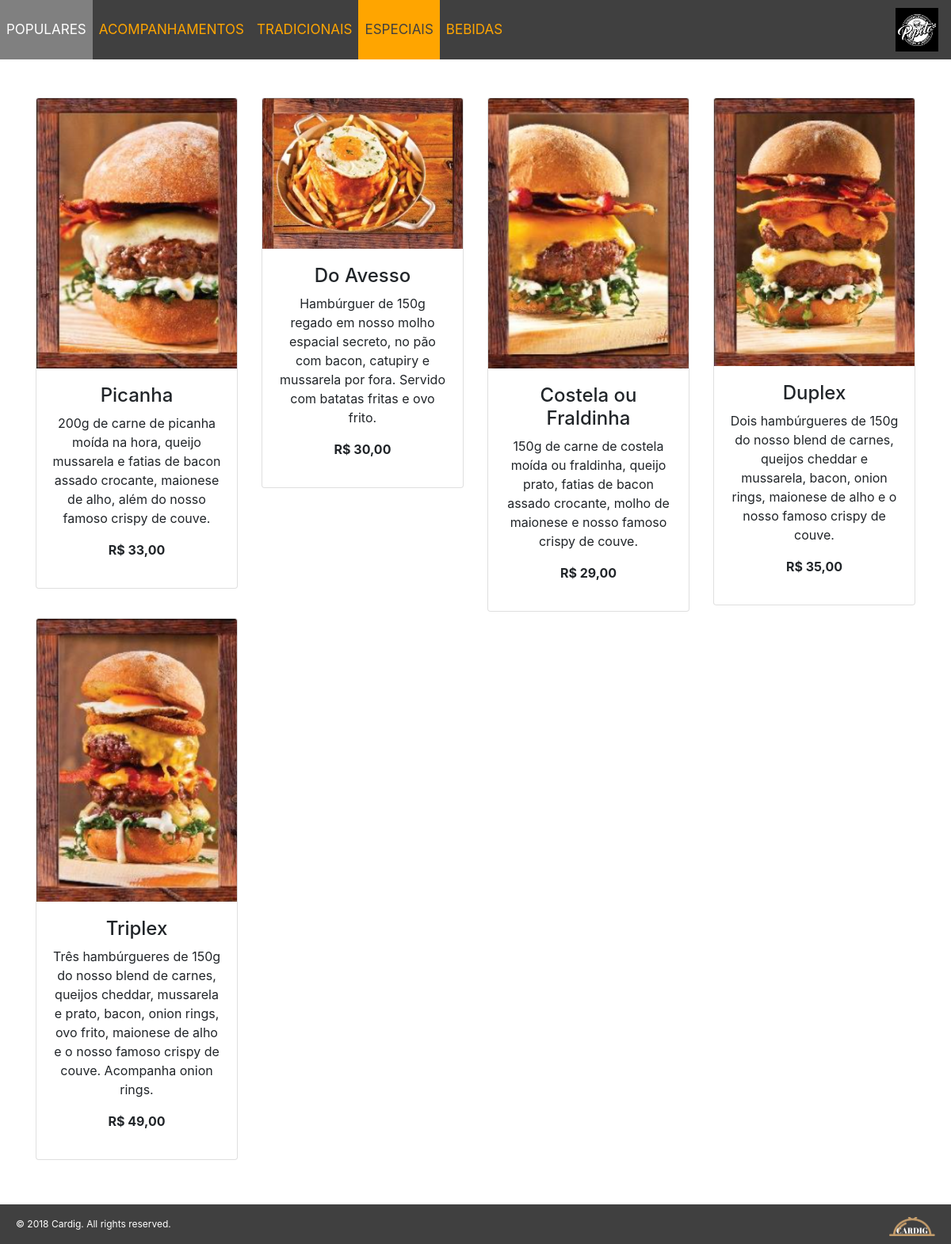
Page /cardapio/especiais.php on the committed database.
### tables this page shows
CREATE TABLE IF NOT EXISTS `meal` (
  `id_meal` int(11) NOT NULL,
  `name` varchar(50) NOT NULL,
  `description` varchar(800) NOT NULL,
  `src_photo` varchar(100) NOT NULL,
  `id_category` int(11) NOT NULL,
  `enable` varchar(1) NOT NULL,
  `enablePop` int(11) DEFAULT NULL
);

CREATE TABLE IF NOT EXISTS `price` (
  `id_price` int(11) NOT NULL,
  `description` varchar(100) NOT NULL,
  `price` float NOT NULL,
  `id_meal` int(11) NOT NULL,
  `enable` varchar(1) NOT NULL
);

### cardapio/especiais.php (the view, shortened to what this page needs)
<?php
    include('connection.php');
    $scriptSQLMeal = "SELECT meal.id_meal, meal.name, meal.description, meal.src_photo, meal.enable FROM meal, category WHERE meal.id_category = category.id_category && category.name = 'Especiais'";
    $resultMeal = $conn->query($scriptSQLMeal);
    $numero_registros=$resultMeal->num_rows;
?>
<!DOCTYPE html>
<html lang="pt-BR">
    <head>
        <link rel="stylesheet" type="text/css" href="../css/style.css">
        <link rel="stylesheet" type="text/css" href="../css/bootstrap.min.css">
        <link rel="stylesheet" href="../js/bootstrap.min.js">
    </head>
    <body>
        <nav class="navbar navbar-expand-sm my-nav" style="background-color: #404040;">
              <div class="collapse navbar-collapse" id="navbarNav">
                <ul class="navbar-nav">
                  <li class="nav-item">
                    <a class="nav-link" href="./home.php">POPULARES</a>
                  </li>
                  <li class="nav-item">
                    <a class="nav-link" href="./acompanhamentos.php">ACOMPANHAMENTOS</a>
                  </li>
                  <li class="nav-item">
                    <a class="nav-link" href="./tradicionais.php">TRADICIONAIS</a>
                  </li>
                  <li class="nav-item active">
                    <a class="nav-link" href="./especiais.php">ESPECIAIS</a>
                  </li>
                  <li class="nav-item">
                    <a class="nav-link" href="./bebidas.php">BEBIDAS</a>
                  </li>
                </ul>
              </div>
							<a class="navbar-brand">
								<img src="../Imagens/LogoCliente.png" class="float-right" width="10%" height="10%" alt="Pepitos">
							</a>
            </nav>
      <br>
      <br>
			<?php
				if ($numero_registros == 0) {
			?>
				<h1>Não há registros de produtos</h1>
			<?php
				} else {
			?>
					<div class="container text-center">
					<div class= "row">
				<?php
					$prodCount = 1;
					while($vetor=$resultMeal->fetch_object()) {
							$scriptSQLPrice = "SELECT price.price, price.enable, price.description FROM price, meal WHERE price.id_meal = meal.id_meal && price.id_meal = ".$vetor->id_meal."";
							$resultPrice = $conn->query($scriptSQLPrice);
						if ($vetor->enable == 1) {
				?>
							<div class= "col-lg-3 col-md-3 mb-2">
								<div class= "card">
									<img class="card-img-top" src="../Imagens/<?php echo $vetor->src_photo?>">
									<div class="card-body">
										<h4><?php echo $vetor->name;?></h4>
										<p><?php echo $vetor->description;?></p>
										<?php
											while ($p=$resultPrice->fetch_object()) {
												if ($p->enable == 1) {
										?>
														<p><strong>
																echo $p->description;?> - <?php
														echo 'R$ ' . number_format($p->price, 2, ',', '.');?></strong></p>
										<?php
												}
											}
										?>
									</div>
								</div>
							</div>
				<?php
					}
					else {
						$prodCount--;
					}
				?>
			<?php
						if ($prodCount % 4 == 0) {
							echo '</div><div class= "row">';
						}
						$prodCount++;
					}
			?>
						</div>
					</div>
			<?php
				}
			?>
			<br><br>
			<footer class="mojFooter">
				<div class="footertexto py-3">
					© 2018 Cardig. All rights reserved.
                  <img src="../Imagens/logo.png" class="float-right" width="5%" alt="Cardig">
				</div>
			</footer>
    </body>
</html>

### css/style.css (style rules this page uses)
.navbar { background-color: #404040; font-size: 17px; height: 75px; padding: 0 !important; }
.my-nav .nav-link { color: orange; }
.navbar-nav a { padding: 25px 0; }
.active { background-color: orange; }
.active a { color: #404040 !important; }
.footertexto { bottom: 5px; width: 100%; background-color: #404040; color: white; text-align: left; font-size: 12px; margin-bottom: -10px; padding: 20px; min-height: 5px; }

### rows in the picture
meal: src_photo (picture), name "Picanha", description "200g de carne de picanha moída na hora, queijo mussarela e fatias de bacon assado crocante, maionese de alho, além do nosso famoso crispy de couve."
price: price "33,00"
meal: src_photo (picture), name "Do Avesso", description "Hambúrguer de 150g regado em nosso molho espacial secreto, no pão com bacon, catupiry e mussarela por fora. Servido com batatas fritas e ovo frito."
price: price "30,00"
meal: src_photo (picture), name "Costela ou Fraldinha", description "150g de carne de costela moída ou fraldinha, queijo prato, fatias de bacon assado crocante, molho de maionese e nosso famoso crispy de couve."
price: price "29,00"
meal: src_photo (picture), name "Duplex", description "Dois hambúrgueres de 150g do nosso blend de carnes, queijos cheddar e mussarela, bacon, onion rings, maionese de alho e o nosso famoso crispy de couve."
price: price "35,00"
meal: src_photo (picture), name "Triplex", description "Três hambúrgueres de 150g do nosso blend de carnes, queijos cheddar, mussarela e prato, bacon, onion rings, ovo frito, maionese de alho e o nosso famoso crispy de couve. Acompanha onion rings."
price: price "49,00"
